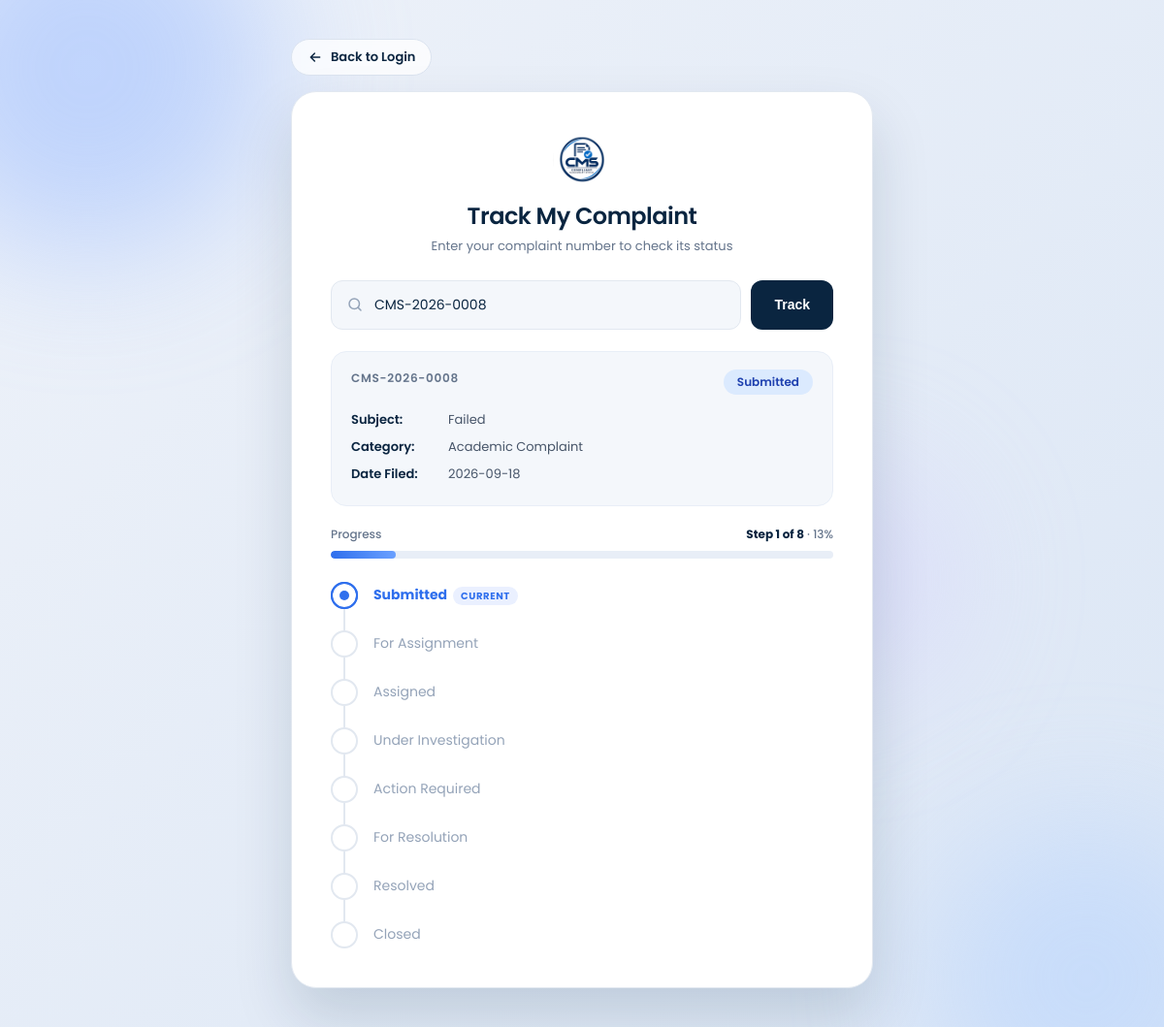
/track_complaint.php?complaint_number=CMS-2026-0008, run on the app's committed database.
### tables this page shows
CREATE TABLE `complaints` (
  `complaint_id` int(11) NOT NULL,
  `complaint_number` varchar(30) NOT NULL,
  `complainant_id` int(11) NOT NULL,
  `category_id` int(11) NOT NULL,
  `subject` varchar(200) NOT NULL,
  `description` text NOT NULL,
  `date_filed` date NOT NULL,
  `location` varchar(150) DEFAULT NULL,
  `priority` enum('low','medium','high') DEFAULT 'medium',
  `status` enum('Submitted','For Assignment','Assigned','Under Investigation','Action Required','For Resolution','Resolved','Closed') DEFAULT 'Submitted',
  `created_at` timestamp NOT NULL DEFAULT current_timestamp()
);

CREATE TABLE `complaint_categories` (
  `category_id` int(11) NOT NULL,
  `category_name` varchar(100) NOT NULL,
  `is_active` tinyint(1) DEFAULT 1,
  `created_at` timestamp NOT NULL DEFAULT current_timestamp()
);

### track_complaint.php (the view, shortened to what this page needs)
<?php
$conn = new mysqli("localhost", "root", "", "complaint_management_db");
$complaint = null;
if (isset($_GET['complaint_number']) && !empty($_GET['complaint_number'])) {
    $number = trim($_GET['complaint_number']);
    $stmt = $conn->prepare(
        "SELECT c.*, cc.category_name FROM complaints c
         JOIN complaint_categories cc ON c.category_id = cc.category_id
         WHERE c.complaint_number = ?"
    );
    $stmt->bind_param("s", $number);
    $stmt->execute();
    $result = $stmt->get_result();
    if ($result->num_rows > 0) {
        $complaint = $result->fetch_assoc();
    } else {
        $notFound = true;
    }
}
$statusSteps = ['Submitted', 'For Assignment', 'Assigned', 'Under Investigation', 'Action Required', 'For Resolution', 'Resolved', 'Closed'];
$currentIndex = $complaint ? array_search($complaint['status'], $statusSteps) : -1;
$totalSteps = count($statusSteps);
$progressPct = $currentIndex >= 0 ? round((($currentIndex + 1) / $totalSteps) * 100) : 0;
$statusClass = $complaint ? strtolower(str_replace(' ', '-', $complaint['status'])) : '';
?>
<!DOCTYPE html>
<html>
<head>
    <link rel="stylesheet" href="assets/style.css">
</head>
<body class="track-page">
    <div class="bg"><span class="blob b1"></span><span class="blob b2"></span><span class="blob b3"></span></div>
    <div class="page">
        <div class="wrap">
            <a class="back-pill" href="login.php">
                <svg viewBox="0 0 24 24"><path d="M19 12H5M11 6l-6 6 6 6"/></svg>
                Back to Login
            </a>
            <div class="track-card">
                <img src="assets/cms-logo.png" alt="CMS Logo" class="logo">
                <h2>Track My Complaint</h2>
                <p class="subtitle">Enter your complaint number to check its status</p>
                <form method="GET" class="track-form" id="trackForm">
                    <div class="search-field">
                        <input type="text" name="complaint_number" placeholder="e.g. CMS-2026-0009" value="<?php echo isset($_GET['complaint_number']) ? htmlspecialchars($_GET['complaint_number']) : ''; ?>" required>
                    </div>
                    <button type="submit" id="trackBtn"><span class="spinner"></span><span class="btn-text">Track</span></button>
                </form>
                <?php if ($complaint): ?>
                <div class="result">
                    <div class="complaint-summary">
                        <div class="summary-top">
                            <span class="c-number"><?php echo htmlspecialchars($complaint['complaint_number']); ?></span>
                            <span class="status-badge status-<?php echo $statusClass; ?>"><?php echo htmlspecialchars($complaint['status']); ?></span>
                        </div>
                        <div class="summary-row"><strong>Subject:</strong> <span><?php echo htmlspecialchars($complaint['subject']); ?></span></div>
                        <div class="summary-row"><strong>Category:</strong> <span><?php echo htmlspecialchars($complaint['category_name']); ?></span></div>
                        <div class="summary-row"><strong>Date Filed:</strong> <span><?php echo $complaint['date_filed']; ?></span></div>
                    </div>
                    <div class="progress-head">
                        <span>Progress</span>
                        <span><strong>Step <?php echo $currentIndex + 1; ?> of <?php echo $totalSteps; ?></strong> &middot; <?php echo (int) $progressPct; ?>%</span>
                    </div>
                    <div class="progress-bar"><div class="progress-fill"></div></div>
                    <ul class="steps">
                        <?php foreach ($statusSteps as $i => $step): ?>
                            <li class="<?php echo $i < $currentIndex ? 'done' : ($i == $currentIndex ? 'current' : ''); ?>" style="animation-delay: <?php echo 0.2 + $i * 0.09; ?>s;">
                                <span class="node">
                                </span>
                                <span><?php echo $step; ?><?php if ($i == $currentIndex): ?><span class="now-tag">Current</span><?php endif; ?></span>
                            </li>
                        <?php endforeach; ?>
                    </ul>
                </div>
                <?php endif; ?>
            </div>
        </div>
    </div>
</body>
</html>

### assets/style.css (style rules this page uses)
* { box-sizing: border-box; }
html, body { margin: 0 !important; padding: 0 !important; width: 100% !important; min-height: 100vh !important; overflow-x: hidden !important; background: #f4f7fb !important; }
body { font-family: 'Poppins', sans-serif; color: #1e293b; }
h1, h2, h3 { color: #0f3d5c; font-weight: 600; }
h2 { font-size: 22px; margin-top: 30px; }
a { color: #0f766e; text-decoration: none; font-weight: 500; }
ul { list-style: none; padding-left: 0; }
ul li { background: #ffffff; border-left: 4px solid #0f766e; padding: 10px 14px; margin-bottom: 8px; border-radius: 4px; box-shadow: 0 1px 3px rgba(0, 0, 0, 0.06); }
form { background: #ffffff; padding: 24px; border-radius: 8px; box-shadow: 0 1px 4px rgba(0, 0, 0, 0.08); max-width: 550px; margin: 16px auto 0; }
input, select, textarea { width: 100%; padding: 9px 12px; border: 1px solid #cbd5e1; border-radius: 6px; font-size: 14px; font-family: 'Poppins', sans-serif; background: #f8fafc; }
button, input[type="submit"] { margin-top: 18px; padding: 10px 22px; background: #0f766e; color: #ffffff; border: none; border-radius: 6px; font-weight: 600; font-size: 14px; cursor: pointer; transition: background 0.2s; }
p { line-height: 1.6; }
img { max-width: 100%; height: auto; }

### data on the page
complaints: complaint_number "CMS-2026-0008", status "Submitted", subject "Failed", category.category_name "Academic Complaint", date_filed "2026-09-18", $currentIndex + 1 "1", status "13"

### other printed values
$totalSteps "8"
$step "Submitted"
$step "For Assignment"
$step "Assigned"
$step "Under Investigation"
$step "Action Required"
$step "For Resolution"
$step "Resolved"
$step "Closed"
